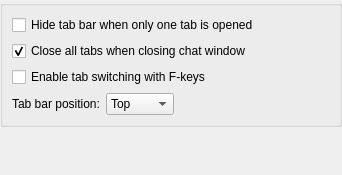
<?xml version="1.0" encoding="UTF-8"?>
<ui version="4.0">
 <class>ChatWindowTabsSettings</class>
 <widget class="KittySDK::SettingPage" name="ChatWindowTabsSettings">
  <property name="geometry">
   <rect>
    <x>0</x>
    <y>0</y>
    <width>342</width>
    <height>175</height>
   </rect>
  </property>
  <property name="windowTitle">
   <string>Tabs</string>
  </property>
  <property name="name" stdset="0">
   <string notr="true">Display.ChatWindow.Tabs</string>
  </property>
  <layout class="QVBoxLayout" name="verticalLayout">
   <property name="margin">
    <number>0</number>
   </property>
   <item>
    <widget class="QGroupBox" name="tabsGroupBox">
     <property name="title">
      <string/>
     </property>
     <layout class="QFormLayout" name="formLayout">
      <property name="fieldGrowthPolicy">
       <enum>QFormLayout::FieldsStayAtSizeHint</enum>
      </property>
      <item row="3" column="0">
       <widget class="QLabel" name="tabBarPositionLabel">
        <property name="text">
         <string>Tab bar position:</string>
        </property>
       </widget>
      </item>
      <item row="3" column="1">
       <widget class="QComboBox" name="tabBarPositionComboBox">
        <item>
         <property name="text">
          <string>Top</string>
         </property>
        </item>
        <item>
         <property name="text">
          <string>Bottom</string>
         </property>
        </item>
        <item>
         <property name="text">
          <string>Left</string>
         </property>
        </item>
        <item>
         <property name="text">
          <string>Right</string>
         </property>
        </item>
       </widget>
      </item>
      <item row="0" column="0" colspan="2">
       <widget class="QCheckBox" name="hideBarWhenOneTabCheckBox">
        <property name="text">
         <string>Hide tab bar when only one tab is opened</string>
        </property>
       </widget>
      </item>
      <item row="1" column="0" colspan="2">
       <widget class="QCheckBox" name="closeWithWindowCheckBox">
        <property name="text">
         <string>Close all tabs when closing chat window</string>
        </property>
        <property name="checked">
         <bool>true</bool>
        </property>
       </widget>
      </item>
      <item row="2" column="0" colspan="2">
       <widget class="QCheckBox" name="fKeysSwitchingCheckBox">
        <property name="text">
         <string>Enable tab switching with F-keys</string>
        </property>
       </widget>
      </item>
     </layout>
    </widget>
   </item>
   <item>
    <spacer name="verticalSpacer">
     <property name="orientation">
      <enum>Qt::Vertical</enum>
     </property>
     <property name="sizeHint" stdset="0">
      <size>
       <width>20</width>
       <height>57</height>
      </size>
     </property>
    </spacer>
   </item>
  </layout>
 </widget>
 <customwidgets>
  <customwidget>
   <class>KittySDK::SettingPage</class>
   <extends>QWidget</extends>
   <header>SDK/SettingPage.h</header>
   <container>1</container>
  </customwidget>
 </customwidgets>
 <resources/>
 <connections/>
</ui>
